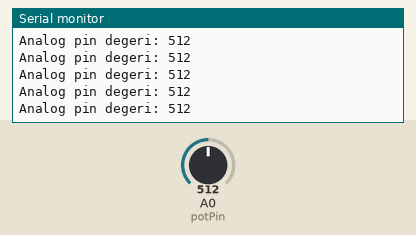
This sketch was run on a simulated Arduino Uno, built with avr-gcc and run on an emulated ATmega328P. Parts: the last lines printed to the serial monitor. The inputs (shaded band) are chosen by the test bench; at power-on: A0 (potPin) = 512.

Above: at 4.2 s.
4.3 s: A0 (potPin) set to 716
At 4.31 s:
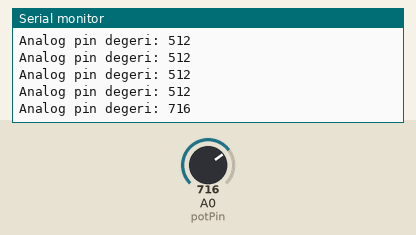
5.8 s: A0 (potPin) set to 900
At 5.82 s:
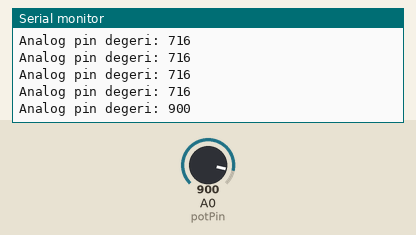
Timing chart, 0 to 8.8 s (numbered marks = the images above; inputs shaded):
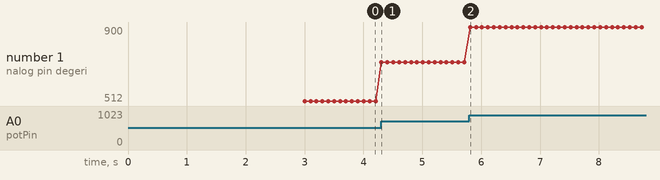

Measured:
- after the input at 4.3 s, the serial monitor: prints a new line at once (image 1)
- after the input at 5.8 s, the serial monitor: prints a new line at once (image 2)
- plotted number 1: 512 → 716 after the input at 4.3 s, 716 → 900 after the input at 5.8 s

The sketch:

ders3_analog_read.ino
```cpp
int potPin = A0; //potansiyometreyi bagladigimiz analog pini tanimliyor
int deger = 0; //potansiyometreden okuyacagimiz deger icin bir degisken tanimliyor

void setup()
{
  Serial.begin(9600); //seri port iletisimini baslatiyor
  delay(3000); //iletisimin baslayabilmesi icin 3sn bekleniyor
}
void loop()
{
  Serial.print("Analog pin degeri: "); //on aciklama metnini yaziyor
  deger  = analogRead(potPin); //analog giristen okudugumuz degeri tanimladigimiz degiskene atiyor
  Serial.println(deger); //degeri seri port ekranina yazdiriyor
  delay(100); //her bir okuma arasinda 100ms bekleme suresi ekliyor
}
```
